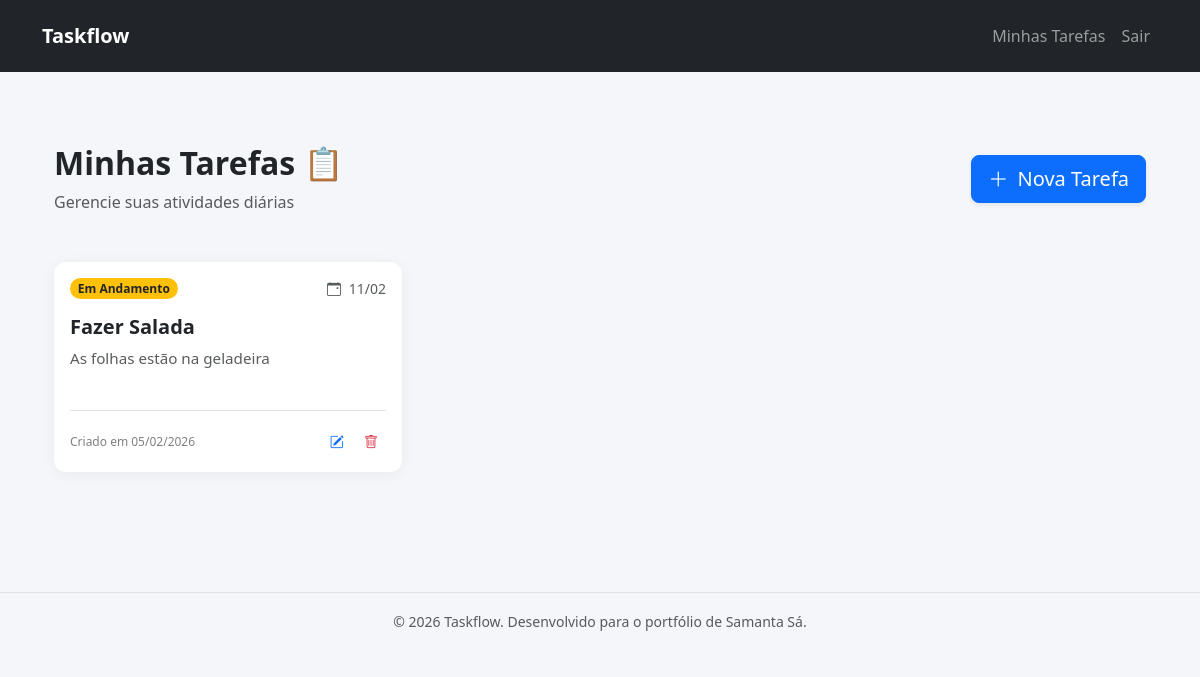
Before: /tasks/ (signed in) with the older database file.
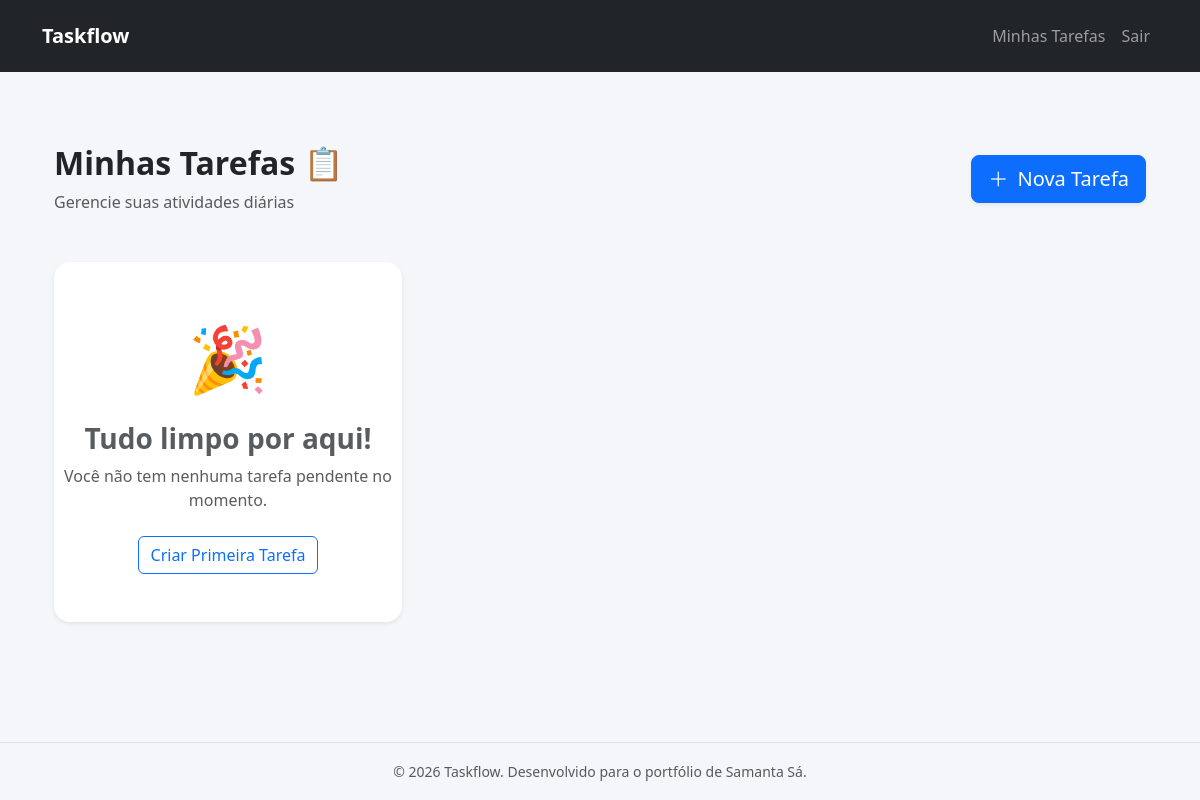
After: the same page with the newer database file.
### tasks/models.py (models this page shows, shortened)
class Task(models.Model):
    STATUS_PENDING = 'PENDENTE'
    STATUS_IN_PROGRESS = 'EM_ANDAMENTO'
    STATUS_COMPLETED = 'COMPLETOpython manage.py makemigrations'
    STATUS_CHOICES = [
        (STATUS_PENDING, 'Pendente'),
        (STATUS_IN_PROGRESS, 'Em Andamento'),
        (STATUS_COMPLETED, 'Completo'),
    ]
    title = models.CharField(max_length=255)
    description = models.TextField(blank=True)
    status = models.CharField(
        max_length=50,
        choices=STATUS_CHOICES,
        default=STATUS_PENDING
    )
    due_date = models.DateField(null=True, blank=True)
    created_at = models.DateTimeField(auto_now_add=True)
    updated_at = models.DateTimeField(auto_now=True)
    user = models.ForeignKey(
        User,
        on_delete=models.CASCADE,
        related_name='tasks'
    )
    class Meta:
        ordering = ['-created_at']

### tasks/views.py (the view)
# urls.py: path('', views.task_list, name='task_list'),
@login_required
def task_list(request):
    tasks = Task.objects.filter(user=request.user)
    return render(request, 'tasks/task_list.html', {'tasks': tasks})

### templates/tasks/task_list.html
{% extends 'base.html' %}
{% block content %}
<div class="container py-5">
    <div class="d-flex justify-content-between align-items-center mb-5">
        <div>
            <h2 class="fw-bold text-dark">Minhas Tarefas 📋</h2>
            <p class="text-muted m-0">Gerencie suas atividades diárias</p>
        </div>
        <a href="{% url 'task_create' %}" class="btn btn-primary btn-lg shadow-sm">
            <i class="bi bi-plus-lg me-1"></i> Nova Tarefa
        </a>
    </div>
    <div class="row row-cols-1 row-cols-md-2 row-cols-lg-3 g-4">
        {% for task in tasks %}
        <div class="col">
            <div class="card h-100 task-card border-0"> <div class="card-body d-flex flex-column">
                    <div class="d-flex justify-content-between align-items-start mb-3">
                        <span class="badge rounded-pill
                            {% if task.status == 'concluida' %}bg-success
                            {% elif task.status == 'em_andamento' %}bg-info text-dark
                            {% else %}bg-warning text-dark{% endif %}">
                            {{ task.get_status_display }}
                        </span>
                        {% if task.due_date %}
                        <small class="text-muted" title="Prazo Final">
                            <i class="bi bi-calendar-event me-1"></i> {{ task.due_date|date:"d/m" }}
                        </small>
                        {% endif %}
                    </div>
                    <h5 class="card-title fw-bold text-truncate">{{ task.title }}</h5>
                    <p class="card-text text-muted flex-grow-1" style="font-size: 0.95rem;">
                        {{ task.description|default:"Sem descrição adicional."|truncatewords:15 }}
                    </p>
                    <div class="d-flex justify-content-between align-items-center mt-4 pt-3 border-top">
                        <small class="text-black-50" style="font-size: 0.75rem;">
                            Criado em {{ task.created_at|date:"d/m/Y" }}
                        </small>
                        <div>
                            <a href="{% url 'task_update' task.pk %}" class="btn btn-sm btn-outline-primary border-0" title="Editar">
                                <i class="bi bi-pencil-square"></i>
                            </a>
                            <button type="button" class="btn btn-sm btn-outline-danger border-0 btn-delete" data-url="{% url 'task_delete' task.pk %}" title="Excluir">
                                <i class="bi bi-trash"></i>
                            </button>
                        </div>
                    </div>
                </div>
            </div>
        </div>
        {% empty %}
        <div class="col-12">
            <div class="text-center py-5 bg-white rounded-4 shadow-sm">
                <div class="mb-3">
                    <span style="font-size: 4rem;">🎉</span>
                </div>
                <h3 class="fw-bold text-muted">Tudo limpo por aqui!</h3>
                <p class="text-muted mb-4">Você não tem nenhuma tarefa pendente no momento.</p>
                <a href="{% url 'task_create' %}" class="btn btn-outline-primary">
                    Criar Primeira Tarefa
                </a>
            </div>
        </div>
        {% endfor %}
    </div>
</div>
{% endblock %}

### templates/base.html (shortened to what this page needs)
{% load static %}
<!DOCTYPE html>
<html lang="pt-br">
<head>
    <link href="https://cdn.jsdelivr.net/npm/bootstrap@5.3.0/dist/css/bootstrap.min.css" rel="stylesheet">
    <link rel="stylesheet" href="https://cdn.jsdelivr.net/npm/bootstrap-icons@1.10.0/font/bootstrap-icons.css">
    <link rel="stylesheet" href="{% static 'css/style.css' %}">
</head>
<body>
    <nav class="navbar navbar-expand-lg navbar-dark bg-dark py-3">
        <div class="container">
            <a class="navbar-brand fw-bold" href="#">Taskflow</a>
            <div class="collapse navbar-collapse justify-content-end" id="navbarNav">
                <ul class="navbar-nav">
                    {% if user.is_authenticated %}
                        <li class="nav-item"><a class="nav-link" href="#">Minhas Tarefas</a></li>
                        <li class="nav-item">
                         <form action="{% url 'logout' %}" method="post" class="d-inline">
                            <button type="submit" class="nav-link btn btn-link" style="border: none; background: none;">
                                  Sair
                             </button>
                         </form>
                        </li>
                        {% else %}
                        <li class="nav-item"><a class="nav-link" href="#">Login</a></li>
                        <li class="nav-item"><a class="nav-link" href="#">Cadastrar</a></li>
                    {% endif %}
                </ul>
            </div>
        </div>
    </nav>
    <main class="container py-4">
        {% block content %}
        {% endblock %}
    </main>
    <footer class="text-center py-3 text-muted border-top mt-5">
        <small>&copy; 2026 Taskflow. Desenvolvido para o portfólio de Samanta Sá.</small>
    </footer>
</body>
</html>

### templates/static/css/style.css (style rules this page uses)
:root { --primary-color: #0d6efd; --bg-color: #f4f6f9; --card-hover: translateY(-5px); }
body { background-color: var(--bg-color); font-family: 'Segoe UI', Tahoma, Geneva, Verdana, sans-serif; min-height: 100vh; display: flex; flex-direction: column; }
footer { margin-top: auto; }

Changed rows visible on the page:
removed Task: status "Em Andamento", due_date "11/02", title "Fazer Salada", description "As folhas estão na geladeira", created_at "05/02/2026"
Other visible differences:
text now shown: "🎉 Tudo limpo por aqui! Você não tem nenhuma tarefa pendente no momento. Criar Primeira Tarefa"
